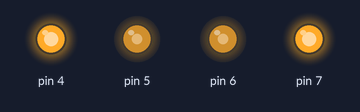
This sketch was run on a simulated Arduino Uno, built with avr-gcc and run on an emulated ATmega328P. On the bench: output pins drawn as LEDs (lit = HIGH).

Above: at 0.05 s.
At 2.05 s:
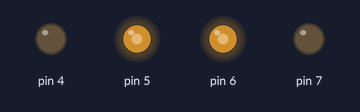
At 3.5 s:
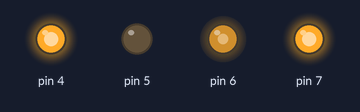
At 5.0 s:
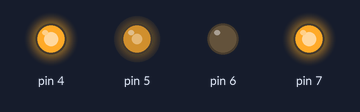
At 7.0 s:
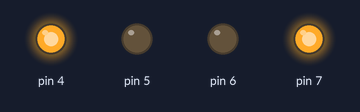
Timing chart, 0 to 9.1 s (numbered marks = the images above):
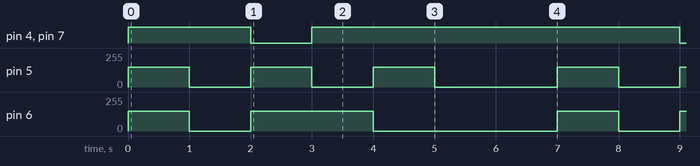

The sketch:

hjduinogo.ino
```cpp
void goAhead() {
  analogWrite(5,150);
  digitalWrite(7,HIGH);
  analogWrite(6,150);
  digitalWrite(4,HIGH);
}

void Left() {
  analogWrite(5,0);
  digitalWrite(7,HIGH);
  analogWrite(6,150);
  digitalWrite(4,HIGH);
}

void stop() {
  analogWrite(5,0);
  digitalWrite(7,HIGH);
  analogWrite(6,0);
  digitalWrite(4,HIGH);
}

void goBack() {
  analogWrite(5,150);
  digitalWrite(7,LOW);
  analogWrite(6,150);
  digitalWrite(4,LOW);
}

void Right() {
  analogWrite(5,150);
  digitalWrite(7,HIGH);
  analogWrite(6,0);
  digitalWrite(4,HIGH);
}

void setup(){
  pinMode(7, OUTPUT);
  pinMode(4, OUTPUT);
}

void loop(){
  goAhead();
  delay(1000);
  stop();
  delay(1000);
  goBack();
  delay(1000);
  Left();
  delay(1000);
  Right();
  delay(1000);
  stop();
  delay(2000);

}
```

Measured:
- by itself, pin 4, pin 7: repeats every 7.0 s: LOW 1.0 s, HIGH 6.0 s
- by itself, pin 5: repeats every 7.0 s: 2 × (0/255 1.0 s, 150/255 1.0 s), 0/255 2.0 s, 150/255 1.0 s
- by itself, pin 6: repeats every 7.0 s: 0/255 1.0 s, 150/255 2.0 s, 0/255 3.0 s, 150/255 1.0 s
